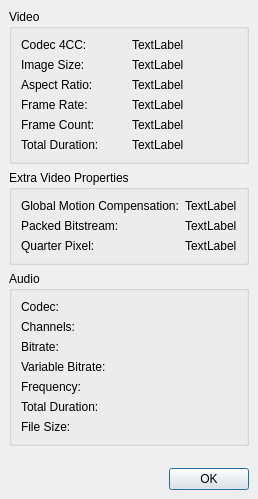
<ui version="4.0" >
 <class>Dialog</class>
 <widget class="QDialog" name="Dialog" >
  <property name="geometry" >
   <rect>
    <x>0</x>
    <y>0</y>
    <width>245</width>
    <height>480</height>
   </rect>
  </property>
  <property name="windowTitle" >
   <string>Properties</string>
  </property>
  <layout class="QVBoxLayout" >
   <property name="margin" >
    <number>9</number>
   </property>
   <property name="spacing" >
    <number>6</number>
   </property>
   <item>
    <widget class="QGroupBox" name="groupBox" >
     <property name="title" >
      <string>Video</string>
     </property>
     <property name="flat" >
      <bool>false</bool>
     </property>
     <layout class="QGridLayout" >
      <property name="margin" >
       <number>9</number>
      </property>
      <property name="spacing" >
       <number>6</number>
      </property>
      <item row="3" column="1" >
       <widget class="QLabel" name="labelFrameRate" >
        <property name="text" >
         <string>TextLabel</string>
        </property>
       </widget>
      </item>
      <item row="3" column="0" >
       <widget class="QLabel" name="label_2" >
        <property name="text" >
         <string>Frame Rate:</string>
        </property>
       </widget>
      </item>
      <item row="4" column="1" >
       <widget class="QLabel" name="labelNbOfFrames" >
        <property name="text" >
         <string>TextLabel</string>
        </property>
       </widget>
      </item>
      <item row="4" column="0" >
       <widget class="QLabel" name="label_3" >
        <property name="text" >
         <string>Frame Count: </string>
        </property>
       </widget>
      </item>
      <item row="5" column="1" >
       <widget class="QLabel" name="labelVideoDuration" >
        <property name="text" >
         <string>TextLabel</string>
        </property>
       </widget>
      </item>
      <item row="5" column="0" >
       <widget class="QLabel" name="label_5" >
        <property name="text" >
         <string>Total Duration:</string>
        </property>
       </widget>
      </item>
      <item row="2" column="1" >
       <widget class="QLabel" name="LabelAspectRatio" >
        <property name="text" >
         <string>TextLabel</string>
        </property>
       </widget>
      </item>
      <item row="2" column="0" >
       <widget class="QLabel" name="label_6" >
        <property name="text" >
         <string>Aspect Ratio:</string>
        </property>
       </widget>
      </item>
      <item row="1" column="1" >
       <widget class="QLabel" name="labeImageSize" >
        <property name="text" >
         <string>TextLabel</string>
        </property>
       </widget>
      </item>
      <item row="1" column="0" >
       <widget class="QLabel" name="label" >
        <property name="text" >
         <string>Image Size:</string>
        </property>
       </widget>
      </item>
      <item row="0" column="1" >
       <widget class="QLabel" name="label4CC" >
        <property name="text" >
         <string>TextLabel</string>
        </property>
       </widget>
      </item>
      <item row="0" column="0" >
       <widget class="QLabel" name="label_4" >
        <property name="text" >
         <string>Codec 4CC:</string>
        </property>
       </widget>
      </item>
     </layout>
    </widget>
   </item>
   <item>
    <widget class="QGroupBox" name="groupBox_2" >
     <property name="title" >
      <string>Extra Video Properties</string>
     </property>
     <layout class="QGridLayout" >
      <property name="margin" >
       <number>9</number>
      </property>
      <property name="spacing" >
       <number>6</number>
      </property>
      <item row="0" column="0" >
       <widget class="QLabel" name="label_9" >
        <property name="text" >
         <string>Global Motion Compensation:</string>
        </property>
       </widget>
      </item>
      <item row="1" column="1" >
       <widget class="QLabel" name="LabelPackedBitstream" >
        <property name="text" >
         <string>TextLabel</string>
        </property>
       </widget>
      </item>
      <item row="1" column="0" >
       <widget class="QLabel" name="label_8" >
        <property name="text" >
         <string>Packed Bitstream:</string>
        </property>
       </widget>
      </item>
      <item row="2" column="1" >
       <widget class="QLabel" name="LabelQuarterPixel" >
        <property name="text" >
         <string>TextLabel</string>
        </property>
       </widget>
      </item>
      <item row="2" column="0" >
       <widget class="QLabel" name="label_7" >
        <property name="text" >
         <string>Quarter Pixel:</string>
        </property>
       </widget>
      </item>
      <item row="0" column="1" >
       <widget class="QLabel" name="LabelGMC" >
        <property name="text" >
         <string>TextLabel</string>
        </property>
       </widget>
      </item>
     </layout>
    </widget>
   </item>
   <item>
    <widget class="QGroupBox" name="groupBoxAudio" >
     <property name="title" >
      <string>Audio</string>
     </property>
     <property name="flat" >
      <bool>false</bool>
     </property>
     <layout class="QGridLayout" >
      <property name="margin" >
       <number>9</number>
      </property>
      <property name="spacing" >
       <number>6</number>
      </property>
      <item row="6" column="1" >
       <widget class="QLabel" name="labelFileSize" >
        <property name="text" >
         <string/>
        </property>
       </widget>
      </item>
      <item row="6" column="0" >
       <widget class="QLabel" name="label_16" >
        <property name="text" >
         <string>File Size:</string>
        </property>
       </widget>
      </item>
      <item row="5" column="1" >
       <widget class="QLabel" name="labelAudioDuration" >
        <property name="text" >
         <string/>
        </property>
       </widget>
      </item>
      <item row="5" column="0" >
       <widget class="QLabel" name="label_13" >
        <property name="text" >
         <string>Total Duration:</string>
        </property>
       </widget>
      </item>
      <item row="4" column="0" >
       <widget class="QLabel" name="label_11" >
        <property name="text" >
         <string>Frequency:</string>
        </property>
       </widget>
      </item>
      <item row="4" column="1" >
       <widget class="QLabel" name="labelFrequency" >
        <property name="text" >
         <string/>
        </property>
       </widget>
      </item>
      <item row="3" column="0" >
       <widget class="QLabel" name="label_14" >
        <property name="text" >
         <string>Variable Bitrate:</string>
        </property>
       </widget>
      </item>
      <item row="3" column="1" >
       <widget class="QLabel" name="labelVBR" >
        <property name="text" >
         <string/>
        </property>
       </widget>
      </item>
      <item row="2" column="1" >
       <widget class="QLabel" name="labelBitrate" >
        <property name="text" >
         <string/>
        </property>
       </widget>
      </item>
      <item row="2" column="0" >
       <widget class="QLabel" name="label_15" >
        <property name="text" >
         <string>Bitrate:</string>
        </property>
       </widget>
      </item>
      <item row="1" column="1" >
       <widget class="QLabel" name="labelChannels" >
        <property name="text" >
         <string/>
        </property>
       </widget>
      </item>
      <item row="1" column="0" >
       <widget class="QLabel" name="label_10" >
        <property name="text" >
         <string>Channels:</string>
        </property>
       </widget>
      </item>
      <item row="0" column="1" >
       <widget class="QLabel" name="labelACodec" >
        <property name="text" >
         <string/>
        </property>
       </widget>
      </item>
      <item row="0" column="0" >
       <widget class="QLabel" name="label_12" >
        <property name="text" >
         <string>Codec:</string>
        </property>
       </widget>
      </item>
     </layout>
    </widget>
   </item>
   <item>
    <spacer>
     <property name="orientation" >
      <enum>Qt::Vertical</enum>
     </property>
     <property name="sizeType" >
      <enum>QSizePolicy::Fixed</enum>
     </property>
     <property name="sizeHint" >
      <size>
       <width>20</width>
       <height>16</height>
      </size>
     </property>
    </spacer>
   </item>
   <item>
    <widget class="QDialogButtonBox" name="buttonBox" >
     <property name="orientation" >
      <enum>Qt::Horizontal</enum>
     </property>
     <property name="standardButtons" >
      <set>QDialogButtonBox::Ok</set>
     </property>
    </widget>
   </item>
  </layout>
 </widget>
 <resources/>
 <connections>
  <connection>
   <sender>buttonBox</sender>
   <signal>accepted()</signal>
   <receiver>Dialog</receiver>
   <slot>accept()</slot>
   <hints>
    <hint type="sourcelabel" >
     <x>130</x>
     <y>486</y>
    </hint>
    <hint type="destinationlabel" >
     <x>130</x>
     <y>267</y>
    </hint>
   </hints>
  </connection>
 </connections>
</ui>
